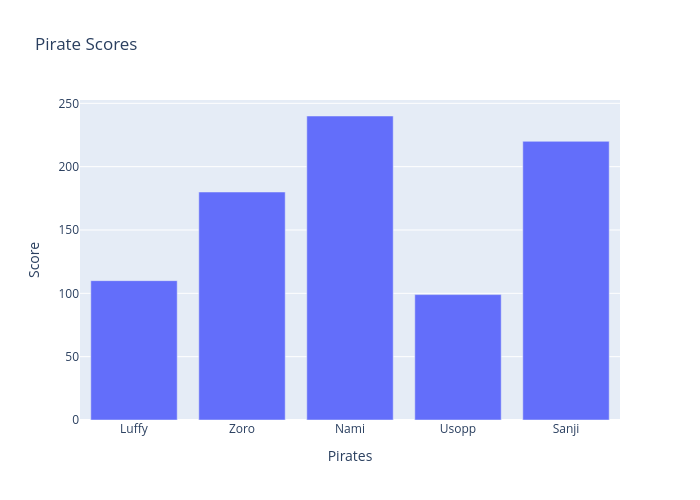

Notebook code for this chart:
### Code cell
graph = go.Figure()

graph.add_trace(go.Bar(x=x1, y=y1))

graph.update_layout(title = 'Pirate Scores',
                    xaxis_title = 'Pirates',
                    yaxis_title = 'Score',
                    width=700,
                    height=500)

### Figure 1 — Plotly figure (JSON) as saved in the notebook; plotly's stock layout.template omitted (floating-point values rounded to 4 significant figures)
{"data": [{"type": "bar", "x": ["Luffy", "Zoro", "Nami", "Usopp", "Sanji"], "y": [110, 180, 240, 99, 220]}], "layout": {"height": 500, "title": {"text": "Pirate Scores"}, "width": 700, "xaxis": {"title": {"text": "Pirates"}}, "yaxis": {"title": {"text": "Score"}}}}
